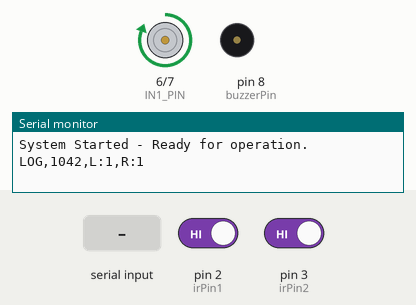
The sketch below on a simulated Arduino Uno, built with avr-gcc and run on an emulated ATmega328P. Parts: motor-driver pin pairs drawn as motors (green arrow = first pin HIGH = forward, orange = second pin HIGH = backward, longer = more drive, scaled by the enable pin), buzzer (waves = sounding, pin HIGH), the last lines printed to the serial monitor. Inputs (shaded band) come from the test bench; at power-on: pin 2 (irPin1) HIGH, pin 3 (irPin2) HIGH.

Above: at 1.2 s.
1.3 s: "0" received over the second serial link
At 2.3 s:
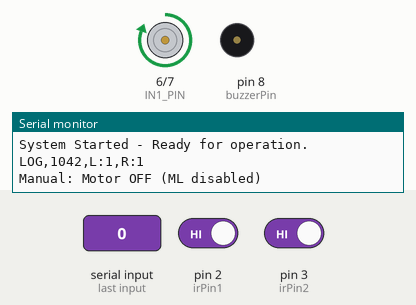
4.3 s: pin 2 (irPin1) driven LOW
At 4.9 s:
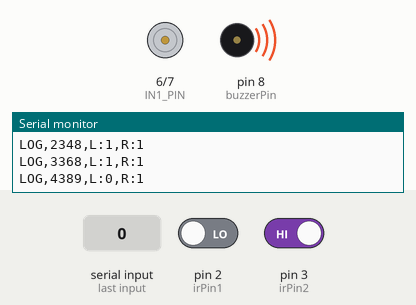
5.8 s: pin 2 (irPin1) driven HIGH
At 6.9 s:
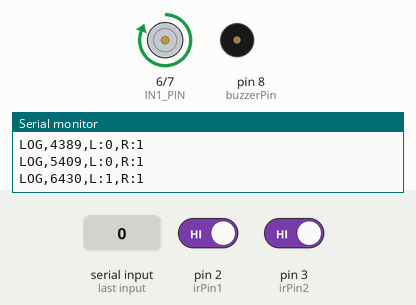
Timing chart, 0 to 8.8 s (numbered marks = the images above; inputs shaded):
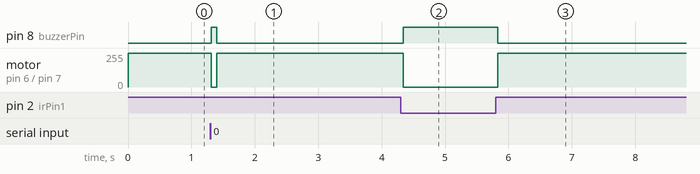

The sketch:

sketch_may27a.ino
```cpp
#include <SoftwareSerial.h>  //for bluetooth module communication

const int irPin1 = 2;       // First IR sensor pin (Left)
const int irPin2 = 3;       // Second IR sensor pin (Right)

// Motor control pins for L298N
const int ENA_PIN = 9;      // L298N Enable A pin (for PWM or simple ON/OFF)
const int IN1_PIN = 6;      // L298N Input 1 for Motor A
const int IN2_PIN = 7;      // L298N Input 2 for Motor A

const int buzzerPin = 8;    // Buzzer pin
const int BT_RX = 10;       // Bluetooth RX pin (connects to TX of HC-05)
const int BT_TX = 11;       // Bluetooth TX pin (connects to RX of HC-05)

// Variables to track state changes and timing
bool lastMotorState = true;  // true = motor running, false = motor stopped
unsigned long lastSendTime = 0;
const unsigned long SEND_INTERVAL = 1000;   // Send data every 1 second (1000 milliseconds)

// Flag to indicate if motor/buzzer is currently controlled by ML prediction from Python
bool ml_controlled = false; // manual/IR control is active

// Initialize SoftwareSerial for Bluetooth communication
SoftwareSerial bluetooth(BT_RX, BT_TX);

void setup() {
  Serial.begin(9600);      // For debugging via Arduino IDE Serial Monitor
  bluetooth.begin(9600);  // For communication with HC-05 Bluetooth module

  pinMode(irPin1, INPUT);
  pinMode(irPin2, INPUT);

  // Motor Driver Pins
  pinMode(ENA_PIN, OUTPUT);
  pinMode(IN1_PIN, OUTPUT);
  pinMode(IN2_PIN, OUTPUT);

  pinMode(buzzerPin, OUTPUT);

  // Initial state: Motor ON, Buzzer OFF (assuming motor runs forward by default)
  digitalWrite(ENA_PIN, HIGH); // Enable motor
  digitalWrite(IN1_PIN, HIGH); // Set direction (forward)
  digitalWrite(IN2_PIN, LOW);
  digitalWrite(buzzerPin, LOW);

  Serial.println("System Started - Ready for operation.");
  bluetooth.println("System Started - Ready for operation.");
}

void setMotorDirection(bool forward) {
    if (forward) {
        digitalWrite(IN1_PIN, HIGH);
        digitalWrite(IN2_PIN, LOW);
    } else { // Backward (if needed) - or just stop for your current logic
        digitalWrite(IN1_PIN, LOW);
        digitalWrite(IN2_PIN, HIGH); // Or LOW for both to stop
    }
}

void loop() {
  if (!ml_controlled) {
    int irValue1 = digitalRead(irPin1); // Read Left Sensor
    int irValue2 = digitalRead(irPin2); // Read Right IR sensor

    bool objectDetected = (irValue1 == LOW || irValue2 == LOW); // True if any object is detected
    bool motorShouldRun = !objectDetected;

    if (motorShouldRun) {
        digitalWrite(ENA_PIN, HIGH); // Enable motor
        setMotorDirection(true);     // Set to run forward
        digitalWrite(buzzerPin, LOW);
    } else {
        digitalWrite(ENA_PIN, LOW);  // Disable motor
        setMotorDirection(false);    // Ensure motor inputs are low for stop
        digitalWrite(buzzerPin, HIGH);
    }
  }

  unsigned long currentTime = millis();
  bool currentMotorIsRunning = digitalRead(ENA_PIN); // Assuming ENA_PIN controls overall motor state

  // Send structured log if SEND_INTERVAL has passed
  if (currentTime - lastSendTime >= SEND_INTERVAL) {
    int irValue1 = digitalRead(irPin1);
    int irValue2 = digitalRead(irPin2);

    String logMsg = "LOG,";
    logMsg += String(currentTime) + ",";
    logMsg += "L:" + String(irValue1) + ",";
    logMsg += "R:" + String(irValue2);

    Serial.println(logMsg);
    bluetooth.println(logMsg);

    //reset
    lastMotorState = currentMotorIsRunning;
    lastSendTime = currentTime;
  }

  //Check for incoming Bluetooth commands from Python
  if (bluetooth.available()) {
    char cmd = bluetooth.read();
    handleCommand(cmd);
  }

  delay(50);
}

void handleCommand(char command) {
  switch (command) {
    case '1': // Manual: Motor ON
      ml_controlled = false;
      digitalWrite(ENA_PIN, HIGH);
      setMotorDirection(true); // Run forward
      digitalWrite(buzzerPin, LOW);
      bluetooth.println("Manual: Motor ON (ML disabled)");
      Serial.println("Manual: Motor ON (ML disabled)");
      lastMotorState = true;
      lastSendTime = millis();
      break;

    case '0': // Manual: Motor OFF
      ml_controlled = false;
      digitalWrite(ENA_PIN, LOW); // Stop motor
      setMotorDirection(false);
      digitalWrite(buzzerPin, HIGH);
      bluetooth.println("Manual: Motor OFF (ML disabled)");
      Serial.println("Manual: Motor OFF (ML disabled)");
      lastMotorState = false;
      lastSendTime = millis();
      break;

    case 's':
    case 'S':
      sendStatus();
      break;

    case 'D': // ML: Drowsy detected - Stop motor, Buzzer ON
      ml_controlled = true;
      digitalWrite(ENA_PIN, LOW); // Stop motor
      setMotorDirection(false); // Ensure motor inputs are low for stop
      digitalWrite(buzzerPin, HIGH);
      bluetooth.println("ML_Action: Drowsy detected! Motor stopped, Buzzer ON.");
      Serial.println("ML_Action: Drowsy detected! Motor stopped, Buzzer ON.");
      lastMotorState = false;
      lastSendTime = millis();
      break;

    case 'A': // ML: Alert - Motor ON, Buzzer OFF
      ml_controlled = true;
      digitalWrite(ENA_PIN, HIGH);
      setMotorDirection(true); // Run forward
      digitalWrite(buzzerPin, LOW);
      bluetooth.println("ML_Action: Alert! Motor running, Buzzer OFF.");
      Serial.println("ML_Action: Alert! Motor running, Buzzer OFF.");
      lastMotorState = true;
      lastSendTime = millis();
      break;

    default:
      bluetooth.println("Unknown command");
      Serial.println("Unknown command received");
  }
}

void sendStatus() {
  int irValue1 = digitalRead(irPin1);
  int irValue2 = digitalRead(irPin2);

  // For motor status we now check ENA_PIN. If it's HIGH, the motor is enabled.
  String statusLogMsg = "STATUS_REPORT,";
  statusLogMsg += String(millis()) + ",";
  statusLogMsg += "L:" + String(irValue1) + ",";
  statusLogMsg += "R:" + String(irValue2) + ",";
  statusLogMsg += String(digitalRead(ENA_PIN) ? 1 : 0) + ","; // Motor status
  statusLogMsg += String(digitalRead(buzzerPin) ? 1 : 0); // Buzzer status

  bluetooth.println(statusLogMsg);
  Serial.println(statusLogMsg);
}
```

Measured:
- after the input at 1.3 s, pin 8 (buzzerPin): LOW → HIGH at once, → LOW 0.08 s later; motor on pin 6 (IN1_PIN) / pin 7 (IN2_PIN): forward 255/255 → stopped at once, → forward 255/255 0.08 s later
- after the input at 4.3 s, pin 8 (buzzerPin): LOW → HIGH at once; motor on pin 6 (IN1_PIN) / pin 7 (IN2_PIN): forward 255/255 → stopped at once
- after the input at 5.8 s, pin 8 (buzzerPin): HIGH → LOW at once; motor on pin 6 (IN1_PIN) / pin 7 (IN2_PIN): stopped → forward 255/255 at once
